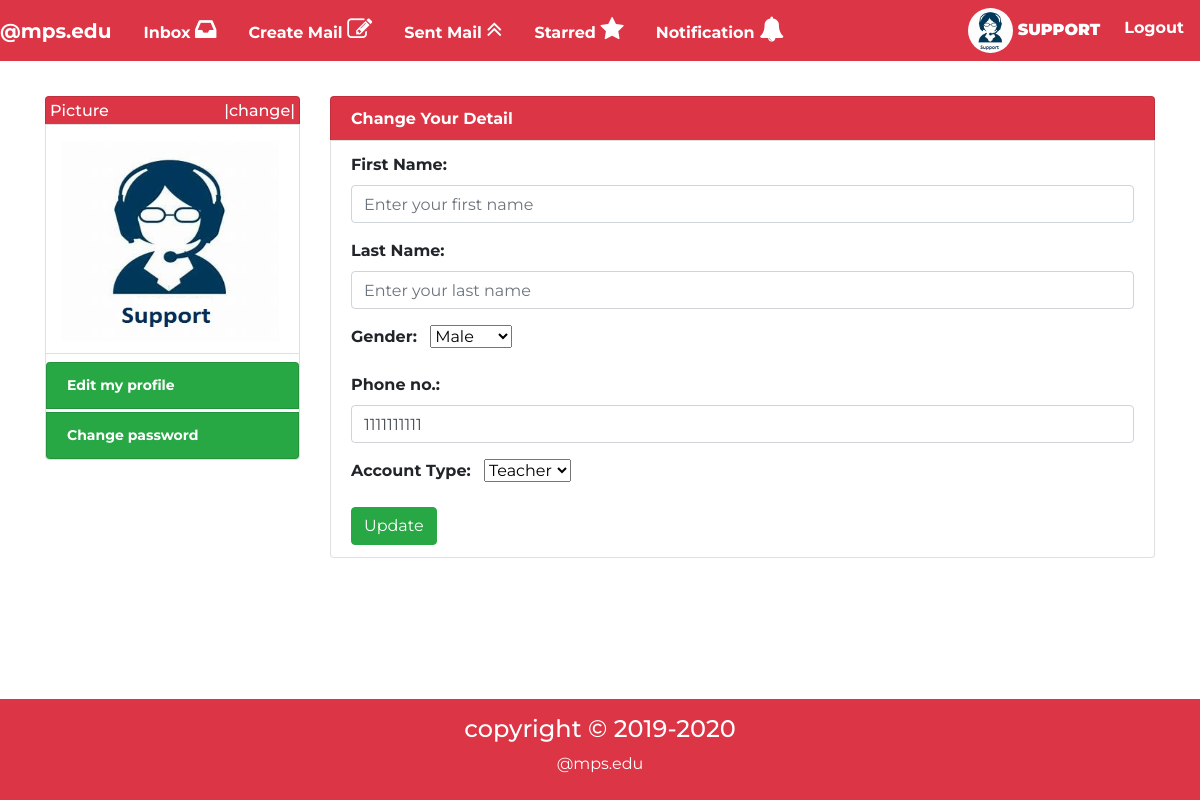
The page /account/edit_profile/ (signed in) on the database its author committed.
### account/models.py (models this page shows, shortened)
class Profile(models.Model):
	user=models.OneToOneField(User,on_delete=models.CASCADE)
	gender=models.CharField(max_length=10,choices=(('Male','Male'),('Female','Female')),default='Male')
	tel=models.CharField(max_length=10)
	pic=models.ImageField(upload_to='profile/profile_pic',default="profile/profile_pic/profile_image.jpg")
	type=models.CharField(max_length=10,choices=(('Student','Student'),('Teacher','Teacher')),default='Student')
	security=models.CharField(max_length=50,default="")

### account/views.py (the view, shortened to what this page needs)
# urls.py: path('edit_profile/',views.edit_profile),
@login_required(login_url="/account/login")
def edit_profile(req):
	id=req.user.id
	profile=Profile.objects.get(user__id=id)
	return render(req,"account/edit_profile.html",{"profile":profile})

### account/templates/account/edit_profile.html (shortened to what this page needs)
{%extends 'mail/basic.html'%}
{%block body%}
<div class="container">
<div class="row">
{%include "account/profile_basic.html"%}
	<div class="col-sm-12 col-md-9 col-lg-9 col-xl-9 col-12">
		<h6 class="list-group-item bg-danger text-white font-weight-bolder">Change Your Detail</h6>
	<div class="list-group-item ">
	<form action="/account/edit_profile/" method="post">{%csrf_token%}
	<div class="form-group">
<label for="fname"><b>First Name:</b></label>
<input type="name" name="fname" value="{{user.first_name}}" class="form-control" placeholder="Enter your first name" autocomplete="off">
</div>
	<div class="form-group">
<label for="lname"><b>Last Name:</b></label>
<input type="name" name="lname" value="{{user.last_name}}" class="form-control" placeholder="Enter your last name" autocomplete="off">
</div>
<div class="form-group">
<label for="gender"><b>Gender: &nbsp</b></label>
<select name="gender">
<option value="{{profile.gender}}">{{profile.gender}}</option>
</select>
</div>
<div class="form-group">
<label for="tel"><b>Phone no.:</b></label>
<input type="tel" name="tel" value="{{profile.tel}}" max="10" class="form-control" autocomplete="off">
</div>
<div class="form-group">
	<label for="type"><b>Account Type: &nbsp</b></label>
	<select name="type">
<option value="{{profile.type}}">{{profile.type}}</option>
	</select>
</div>
<button type="submit" class="btn btn-success">Update</button>
</form>
	</div>
		</div>
	</div>
</div>
{%endblock%}

### mail/templates/mail/basic.html (shortened to what this page needs)
<!DOCTYPE html>
<html>
<head>
<link rel="stylesheet" href="https://maxcdn.bootstrapcdn.com/bootstrap/4.3.1/css/bootstrap.min.css">
<link rel="stylesheet" type="text/css" href="https://stackpath.bootstrapcdn.com/font-awesome/4.7.0/css/font-awesome.min.css">
<link href="//maxcdn.bootstrapcdn.com/font-awesome/4.1.0/css/font-awesome.min.css" rel="stylesheet">
{% load static %}
</head>
<body>
<nav class="navbar navbar-expand-md navbar-light bg-danger fixed-top p-0">
	<a href="/home" class="navbar-brand text-white font-weight-bolder">@mps.edu</a>
	<div id="mynav" class="collapse navbar-collapse">
	    	{%if user.is_authenticated%}
<ul class="navbar-nav navbar-link-style font-weight-bolder text-center">
		<li class="nav-item p-0"><a href="/home/inbox" class="nav-link p-3">Inbox <i class="fa fa-inbox font-awesome-notification"></i></a></li>
	<li class="nav-item"><a href="/home/create" class="nav-link p-3">Create Mail <i class="fa fa-edit font-awesome-notification"></i></a></li>
	<li class="nav-item"><a href="/home/sentmail" class="nav-link p-3">Sent Mail <i class="fa fa-angle-double-up font-awesome-notification"></i></a></li>
	<li class="nav-item"><a href="/home/starred" class="nav-link p-3">Starred <i class="fa fa-star font-awesome-notification"></i></a></li>
	<li class="nav-item "><a href="#" class="nav-link p-3" data-toggle="popover" id="noti" data-placement="bottom" data-trigger="focus" data-html="true">Notification <i class="fa fa-bell font-awesome-notification"></i></a></li>
	</ul>
		{%endif%}
	<ul class="navbar-nav navbar-link-style text-center ml-auto font-weight-bolder">
	{%if user.is_authenticated%}
	<li class="nav-item"><a href="/account/profile" class="nav-link text-white"><img src="/media/{{user.profile.pic}}" class="img-fluid img-login rounded-circle">  <b>{{user.username|upper}}</b></a></li>
	<li class="nav-item"><a href="/account/logout" class="nav-link text-white p-3">Logout</a></li>
	{%else%}
	<li class="nav-item"><a href="/account/login" class="nav-link text-white p-3">Login</a></li>
	<li class="nav-item"><a href="/account/signup" class="nav-link text-white p-3">Register</a></li>
	{%endif%}
</ul>
</div>
</nav>
<br><br>
<main class="my-5">
{%block body%} {%endblock%}
</main><br><br><br><br>
<footer class="mt-5 pt-3 pb-2 bg-danger text-white">
<h4 class="text-center">copyright &copy 2019-2020</h4>
<p class="text-center">@mps.edu</p>
</footer>
</body>
</html>

### account/templates/account/profile_basic.html (shortened to what this page needs)
<div class="col-sm-12 col-md-3 col-lg-3 col-xl-3 col-12 mb-5">
	<h6 class="list-group-item p-1 bg-danger text-white">Picture<span class="float-right" id="pic_upload"><a href="#" class="text-white">|change|</a></span></h6>
	<div class="list-group-item pt-3 pl-3">
	<a href="/account/profile"><img src="/media/{{profile.pic}}" class="img-fluid p-0" id="profile-img"></a>
</div>
<ul class="list-group-item p-0 pt-2">
<a href="/account/edit_profile" class="list-group-item bg-success list-group-item-action small-font text-white font-weight-bolder">Edit my profile</a>
<a href="/account/change_password_confirm" class="list-group-item bg-success list-group-item-action small-font text-white mt-1 font-weight-bolder">Change password</a>
   </ul>
</div>

### rows shown on the page
Profile: pic (picture), gender "Male", tel "1111111111", type "Teacher"

### other values the page prints
{{ user.username|upper }} "SUPPORT"
